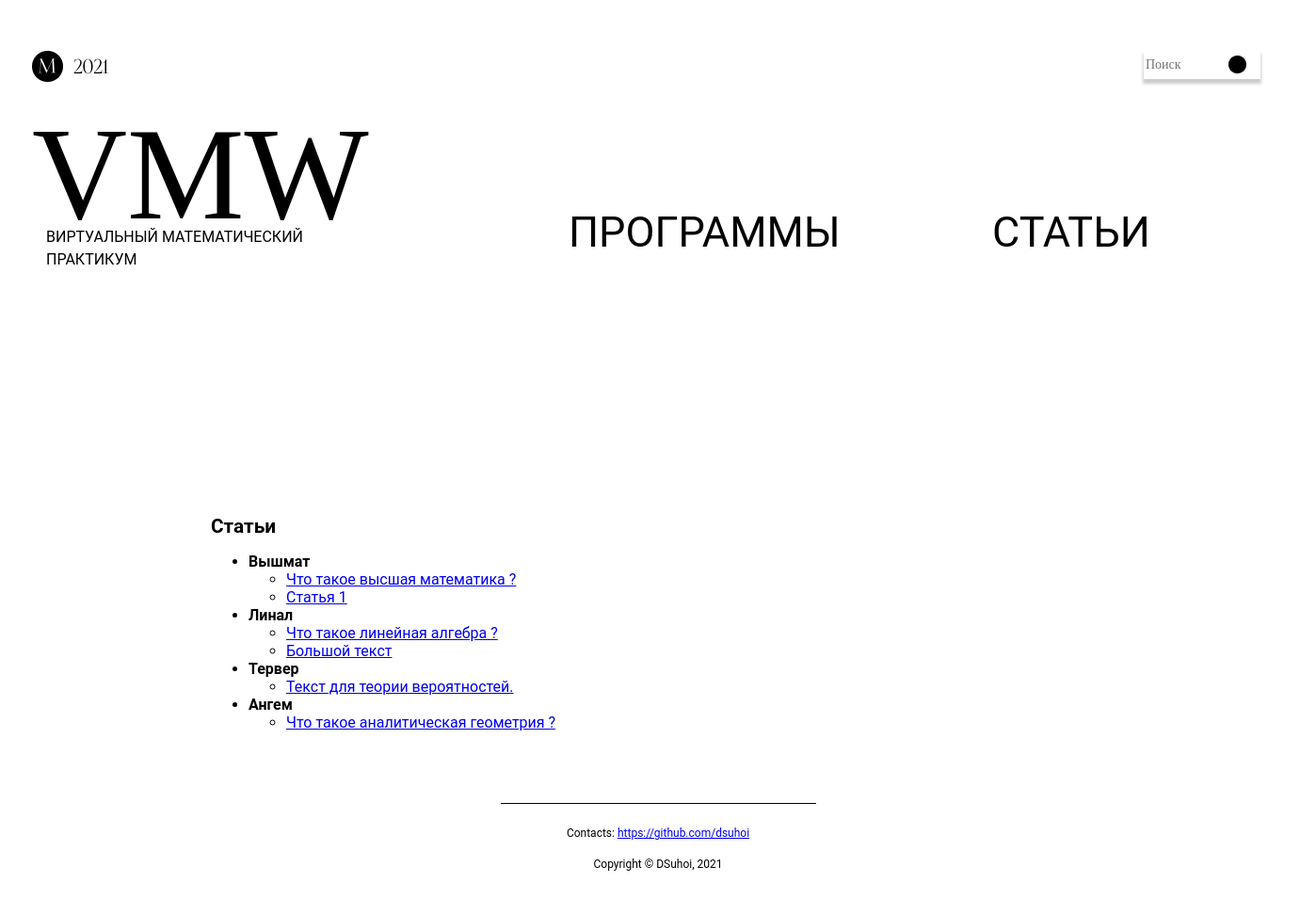
/post/, run on an earlier commit of the app's database.
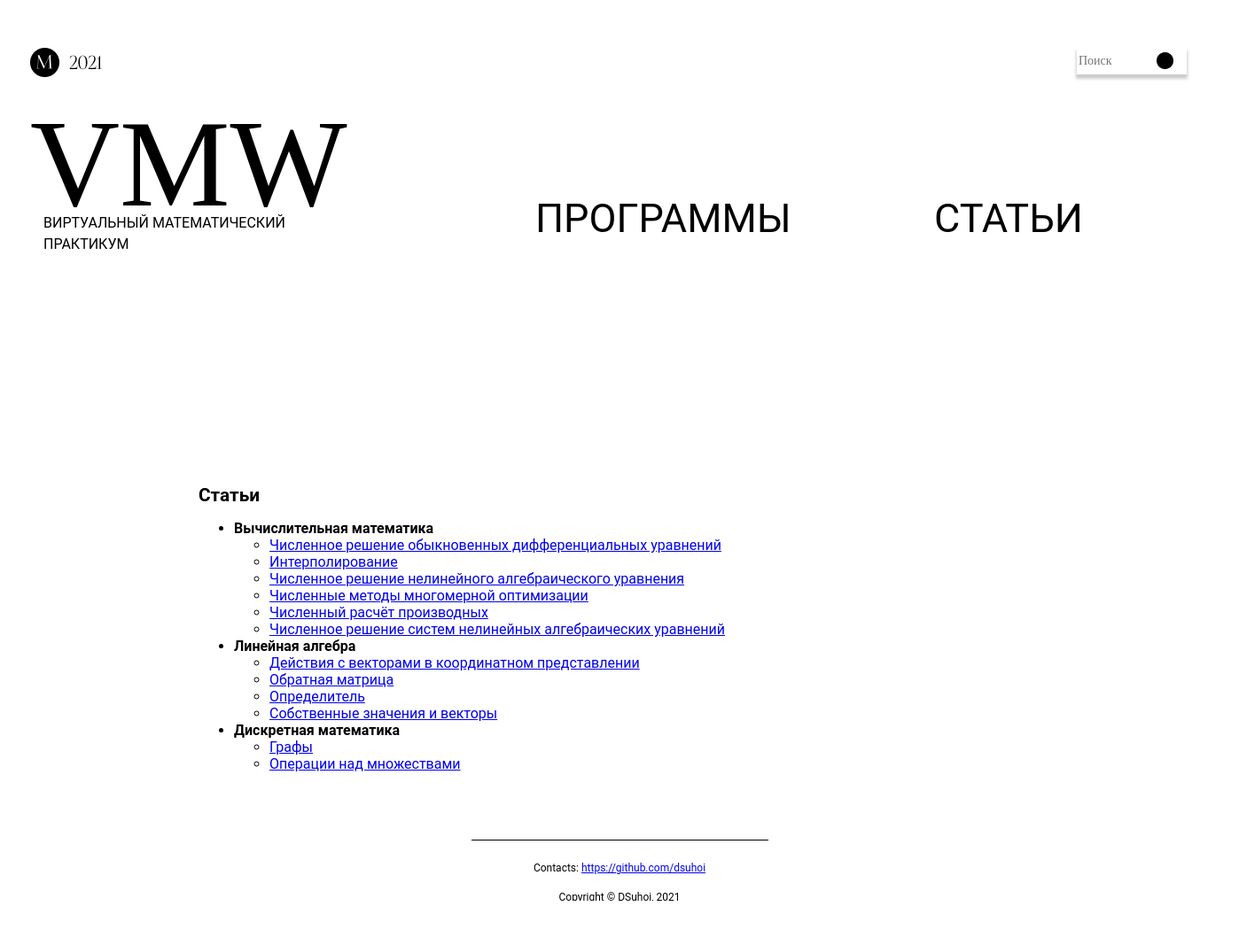
And on a later commit of the database.
### app/models.py (models this page shows, shortened)
class Articles(db.Model):
    id = db.Column(db.Integer(), nullable=False, primary_key=True)
    title = db.Column(db.Text(), nullable=False)
    chapter = db.Column(db.Text(), nullable=False)
    content = db.Column(db.Text(), nullable=False, default="Текст")

### app/main/views.py (the view)
@main.route("/post")
def articles():
    return render_template("post.html")

### app/post/views.py (called while the page is built)
@post.route("/")
def index():
    articles = Articles.query
    chapters = (
        articles.filter(Articles.chapter != "#")
        .with_entities(Articles.chapter)
        .distinct()
    )
    articles_dict = {
        chapt[0]: articles.filter(Articles.chapter == chapt[0]).all()
        for chapt in chapters
    }
    return render_template("post.html", post_dict=articles_dict)

### app/templates/post.html (shortened to what this page needs)
{% extends "base.html" %}
{% block text %}
<article>
    <p><h2>Статьи</h2></p>
    <ul> {% for chapter in post_dict %}
    <li>
        <b>{{chapter}}</b>
        <ul> {% for post in post_dict[chapter] %}
            <li><a href="{{ url_for('post.page', post_id=post.id) }}">{{post.title}}</a></li>{% endfor %}
        </ul>
    </li> {% endfor %}
    </ul>
</article>
{% endblock %}

### app/templates/base.html (shortened to what this page needs)
<!DOCTYPE html>
<html>
    <head>
        <link href="{{ url_for('static', filename='css/style.css') }}"
          rel="stylesheet"  type="text/css">
    </head>
    <body>
        <main>
            <header>
                <div class="container">
                    <div class="header_inner">
                        <div class="logo">
                            <a href="{{ url_for('main.index') }}"><img src="{{ url_for('static',filename='img/Group 2.png') }}"></a>
                        </div>
                        <div class="search">
                            <div class="search_box">
                                <div class="btn">
                                    <img src="{{ url_for('static',filename='img/search_box.png') }}">
                                </div>
                                <input type="text" class="input" placeholder="Поиск">
                            </div>
                        </div>
                    </div>
                </div>
            </header>
            <div class="header1">
                <section class="banner">
                    <div class="text">
                        <p class="w">VMW</p>
                        <p class="v">ВИРТУАЛЬНЫЙ МАТЕМАТИЧЕСКИЙ ПРАКТИКУМ</p>
                    </div>
                </section>
                <nav class="menu">
                    <ul class="menu_list">
                        <li><a class="menu_link" href="{{ url_for('programs.index') }}">Программы</a>
                            </li>
                            <li><a class="menu_link" href="{{ url_for('post.index') }}">Статьи</a>
                            </li>
                        </ul>
                </nav>
            </div>
                    {% block text %}{% endblock %}
            <div class="footer">
                <footer>
                        <p class="foot">Contacts: <a href="https://github.com/dsuhoi">
                            https://github.com/dsuhoi</a></p>
                        <p>Copyright © DSuhoi, 2021</p>
                </footer>
            </div>
        </main>
    </body>
</html>

### app/static/css/style.css (style rules this page uses)
body { margin: 0; font-family: "FoglihtenNo06", "Roboto", sans-serif; color: #000000; }
.container { box-sizing: border-box; margin-top: 45px; height: 80px; text-align: center; align-items: center; width: 100%; max-width: 1330px; margin: 0 auto; }
.header_inner { text-align: center; display: flex; justify-content: space-between; padding: 54px 0; }
.search { width: 174px; }
.search .search_box { text-align: center; margin: 0 auto; position: relative; width: 174px; height: 28px; }
.input { border: 0; outline: none; font-family: "FoglihtenNo06"; font-size: 14px; color: #000; box-shadow: 0px 4px 3px 1px rgba(0, 0, 0, 0.2); }
.search .search_box .input { top: 0; left: 5px; width: 120px; height: 100%; }
.search .search_box .btn { position: absolute; top: 5px; right: 40px; height: 26; }
.header1 { width: 100%; max-width: 1330px; height: 450px; margin: 0 auto; display: flex; }
.banner { position: static; top: -20px; max-width: 440px; margin: 0px 0px 0px 0px; }
.w { margin-top: -90px; margin: 0; font-family: "FoglihtenNo06"; font-size: 140px; }
.v { margin-top: -50px; margin-left: 15px; }
.menu { height: 250px; margin-left: 150px; margin-top: 140px; width: 800px; }
.menu a { text-decoration: none; }
.menu li { list-style: none; }
.menu_list { width: 840px; margin: 0; display: flex; justify-content: space-between; }
.menu_list > li { width: 390px; font-size: 45px; }
.menu_link { text-transform: uppercase; justify-content: space-around; color: #000; }
article { background-color: #fff; width: 100%; max-width: 950px; margin: 0 auto; margin-bottom: 60px; }
article:after, #main:after { clear: both; display: table; content: ""; }
article h2, main h2 { font-size: 1.3em; margin-bottom: 15px; }
article p, main p { line-height: 150%; margin-bottom: 15px; }
.foot { line-height: -1.1; }
.footer { width: 100%; max-width: 315px; margin: 0 auto; margin-top: 60px; border-top: 1px solid #000; font-size: 12px; text-align: center; padding: 10px 10px 30px 10px; }

What changed in the data, as far as the page shows it:
removed Articles: title "Что такое высшая математика ?", shown under "Вышмат"
removed Articles: title "Статья 1", shown under "Вышмат"
removed Articles: title "Что такое линейная алгебра ?", shown under "Линал"
removed Articles: title "Большой текст", shown under "Линал"
removed Articles: title "Текст для теории вероятностей.", shown under "Тервер"
removed Articles: title "Что такое аналитическая геометрия ?", shown under "Ангем"
added Articles: title "Численное решение обыкновенных дифференциальных уравнений", shown under "Вычислительная математика"
added Articles: title "Интерполирование", shown under "Вычислительная математика"
added Articles: title "Численное решение нелинейного алгебраического уравнения", shown under "Вычислительная математика"
added Articles: title "Численные методы многомерной оптимизации", shown under "Вычислительная математика"
added Articles: title "Численный расчёт производных", shown under "Вычислительная математика"
added Articles: title "Численное решение систем нелинейных алгебраических уравнений", shown under "Вычислительная математика"
added Articles: title "Действия с векторами в координатном представлении", shown under "Линейная алгебра"
added Articles: title "Обратная матрица", shown under "Линейная алгебра"
added Articles: title "Определитель", shown under "Линейная алгебра"
added Articles: title "Собственные значения и векторы", shown under "Линейная алгебра"
added Articles: title "Графы", shown under "Дискретная математика"
added Articles: title "Операции над множествами", shown under "Дискретная математика"
Also different on the page:
new list line: "Вычислительная математика"
new list line: "Линейная алгебра"
new list line: "Дискретная математика"
list line gone: "Вышмат"
list line gone: "Линал"
list line gone: "Тервер"
list line gone: "Ангем"
